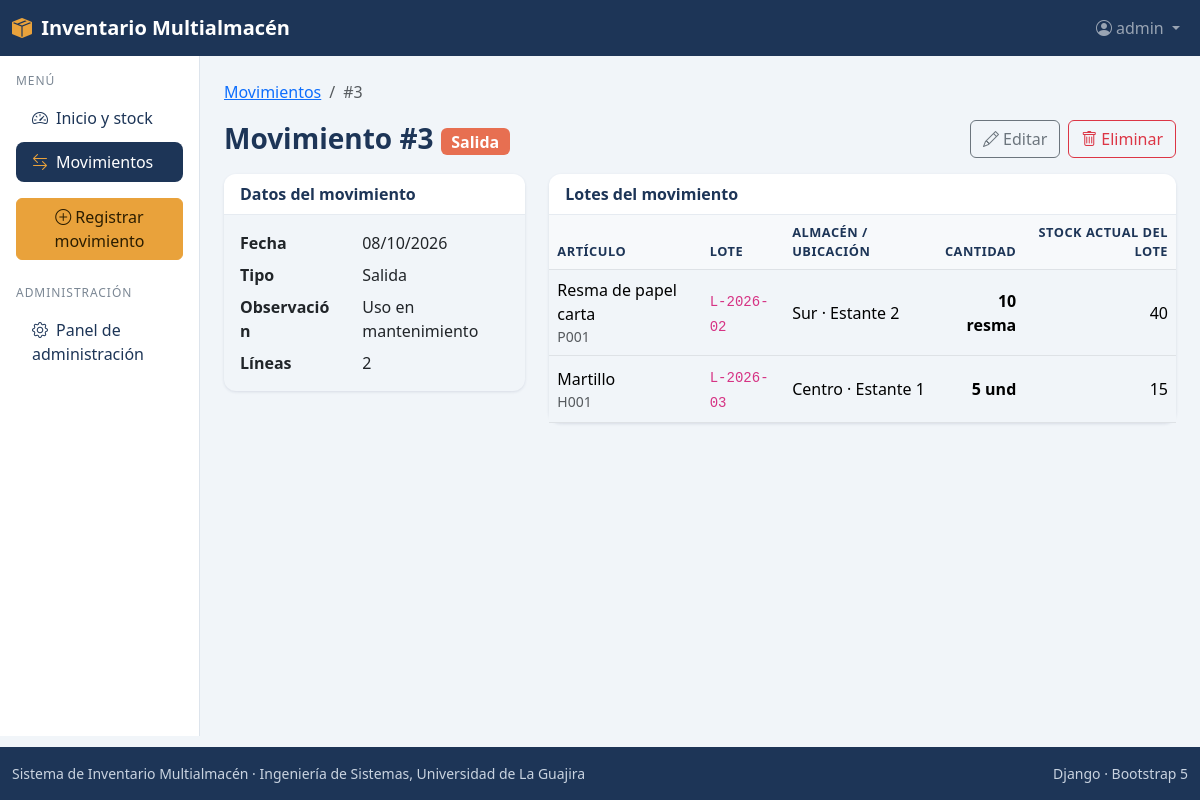
/movimientos/3/ (signed in), run on the app's committed database.
### movimientos/models.py (models this page shows, shortened)
class Movimiento(models.Model):
    ENTRADA = 'entrada'
    SALIDA = 'salida'
    TIPOS = [
        (ENTRADA, 'Entrada'),
        (SALIDA, 'Salida'),
    ]
    pk_mov_id = models.AutoField(primary_key=True)
    mov_fecha = models.DateField()
    mov_tipo = models.CharField(max_length=10, choices=TIPOS)
    mov_observacion = models.CharField(max_length=200, blank=True)
    lotes = models.ManyToManyField(
        'lotes.Lote', through='detalles_movimiento.DetalleMovimiento',
        related_name='movimientos',
    )
    class Meta:
        db_table = 'tbl_movimiento'
        verbose_name = 'movimiento'
        verbose_name_plural = 'movimientos'

### detalles_movimiento/models.py (models this page shows, shortened)
class DetalleMovimiento(models.Model):
    pk_det_id = models.AutoField(primary_key=True)
    fk_mov = models.ForeignKey(
        'movimientos.Movimiento', on_delete=models.CASCADE,
        db_column='fk_mov_id', related_name='detalles',
        verbose_name='movimiento',
    )
    fk_lot = models.ForeignKey(
        'lotes.Lote', on_delete=models.PROTECT,
        db_column='fk_lot_id', related_name='detalles',
        verbose_name='lote',
    )
    det_cantidad = models.DecimalField(
        max_digits=10, decimal_places=2,
        validators=[MinValueValidator(
            Decimal('0.01'), message='La cantidad debe ser mayor que cero.')],
    )
    class Meta:
        db_table = 'tbl_detalle_movimiento'
        verbose_name = 'detalle de movimiento'
        verbose_name_plural = 'detalles de movimiento'
        constraints = [
            models.UniqueConstraint(fields=['fk_mov', 'fk_lot'],
                                    name='uq_detalle_movimiento_lote'),
            models.CheckConstraint(condition=models.Q(det_cantidad__gt=0),
                                   name='ck_detalle_cantidad_positiva'),
        ]

### lotes/models.py (models this page shows, shortened)
class Lote(models.Model):
    pk_lot_id = models.AutoField(primary_key=True)
    fk_art = models.ForeignKey(
        'articulos.Articulo', on_delete=models.CASCADE,
        db_column='fk_art_id', related_name='lotes',
        verbose_name='artículo',
    )
    fk_ubi = models.ForeignKey(
        'ubicaciones.Ubicacion', on_delete=models.PROTECT,
        db_column='fk_ubi_id', related_name='lotes',
        verbose_name='ubicación',
    )
    lot_codigo = models.CharField(max_length=30)
    lot_fecha_vencimiento = models.DateField(null=True, blank=True)
    class Meta:
        db_table = 'tbl_lote'
        constraints = [
            models.UniqueConstraint(fields=['fk_art', 'lot_codigo'],
                                    name='uq_lote_articulo_codigo'),
        ]
    @property
    def stock(self):
        from detalles_movimiento.stock import calcular_stock
        return calcular_stock(fk_lot=self)

### articulos/models.py (models this page shows, shortened)
class Articulo(models.Model):
    pk_art_id = models.AutoField(primary_key=True)
    fk_cat = models.ForeignKey(
        'categorias.Categoria', on_delete=models.PROTECT,
        db_column='fk_cat_id', related_name='articulos',
        verbose_name='categoría',
    )
    art_codigo = models.CharField(max_length=30, unique=True)
    art_nombre = models.CharField(max_length=100)
    art_unidad = models.CharField(max_length=20)
    art_usa_lote = models.BooleanField(
        'se maneja por lotes', default=True,
        help_text='Desmarcar si el artículo solo se cuenta por cantidad.')
    class Meta:
        db_table = 'tbl_articulo'
        verbose_name = 'artículo'
        verbose_name_plural = 'artículos'

### ubicaciones/models.py (models this page shows, shortened)
class Ubicacion(models.Model):
    pk_ubi_id = models.AutoField(primary_key=True)
    fk_alm = models.ForeignKey(
        'almacenes.Almacen', on_delete=models.CASCADE,
        db_column='fk_alm_id', related_name='ubicaciones',
        verbose_name='almacén',
    )
    ubi_estante = models.CharField(max_length=30)
    ubi_descripcion = models.CharField(max_length=100, blank=True)
    class Meta:
        db_table = 'tbl_ubicacion'
        verbose_name = 'ubicación'
        verbose_name_plural = 'ubicaciones'
        constraints = [
            models.UniqueConstraint(fields=['fk_alm', 'ubi_estante'],
                                    name='uq_ubicacion_almacen_estante'),
        ]

### almacenes/models.py (models this page shows, shortened)
class Almacen(models.Model):
    pk_alm_id = models.AutoField(primary_key=True)
    alm_nombre = models.CharField(max_length=100, unique=True)
    alm_direccion = models.CharField(max_length=150)
    class Meta:
        db_table = 'tbl_almacen'
        verbose_name = 'almacén'
        verbose_name_plural = 'almacenes'

### movimientos/views.py (the view)
# urls.py: path('<int:pk>/', views.MovimientoDetailView.as_view(), name='detalle'),
class MovimientoDetailView(AccesoMixin, DetailView):
    model = Movimiento
    permission_required = 'movimientos.view_movimiento'
    template_name = 'movimientos/detalle.html'
    context_object_name = 'movimiento'
    def get_context_data(self, **kwargs):
        ctx = super().get_context_data(**kwargs)
        ctx['detalles'] = (self.object.detalles
                           .select_related('fk_lot__fk_art',
                                           'fk_lot__fk_ubi__fk_alm')
                           .order_by('pk_det_id'))
        return ctx

### detalles_movimiento/stock.py (called while the page is built)
def calcular_stock(**filtros):
    r = DetalleMovimiento.objects.filter(**filtros).aggregate(
        entradas=Sum('det_cantidad', filter=Q(fk_mov__mov_tipo='entrada')),
        salidas=Sum('det_cantidad', filter=Q(fk_mov__mov_tipo='salida')),
    )
    return (r['entradas'] or CERO) - (r['salidas'] or CERO)

### templates/movimientos/detalle.html (shortened to what this page needs)
{% extends 'base.html' %}
{% block contenido %}
<nav aria-label="breadcrumb"><ol class="breadcrumb">
  <li class="breadcrumb-item"><a href="{% url 'movimientos:lista' %}">Movimientos</a></li>
  <li class="breadcrumb-item active">#{{ movimiento.pk_mov_id }}</li>
</ol></nav>
<div class="d-flex flex-wrap justify-content-between align-items-center mb-3 gap-2">
  <h1 class="h3 titulo-pagina mb-0">
    Movimiento #{{ movimiento.pk_mov_id }}
    <span class="badge {% if movimiento.mov_tipo == 'entrada' %}badge-entrada{% else %}badge-salida{% endif %} fs-6 align-middle">{{ movimiento.get_mov_tipo_display }}</span>
  </h1>
  <div class="d-flex gap-2">
    {% if perms.movimientos.change_movimiento %}
    <a href="{% url 'movimientos:editar' movimiento.pk_mov_id %}" class="btn btn-outline-secondary"><i class="bi bi-pencil me-1"></i>Editar</a>
    {% endif %}
    {% if perms.movimientos.delete_movimiento %}
    <a href="{% url 'movimientos:eliminar' movimiento.pk_mov_id %}" class="btn btn-outline-danger"><i class="bi bi-trash me-1"></i>Eliminar</a>
    {% endif %}
  </div>
</div>
<div class="row g-4">
  <div class="col-lg-4">
    <div class="card"><div class="card-header">Datos del movimiento</div>
      <dl class="row mb-0 p-3">
        <dt class="col-5">Fecha</dt><dd class="col-7">{{ movimiento.mov_fecha|date:"d/m/Y" }}</dd>
        <dt class="col-5">Tipo</dt><dd class="col-7">{{ movimiento.get_mov_tipo_display }}</dd>
        <dt class="col-5">Observación</dt><dd class="col-7">{{ movimiento.mov_observacion|default:"—" }}</dd>
        <dt class="col-5">Líneas</dt><dd class="col-7 mb-0">{{ detalles|length }}</dd>
      </dl>
    </div>
  </div>
  <div class="col-lg-8">
    <div class="card"><div class="card-header">Lotes del movimiento</div>
      <div class="table-responsive">
        <table class="table align-middle mb-0">
          <thead><tr><th>Artículo</th><th>Lote</th><th>Almacén / ubicación</th><th class="text-end">Cantidad</th><th class="text-end">Stock actual del lote</th></tr></thead>
          <tbody>
          {% for d in detalles %}
            <tr>
              <td>{{ d.fk_lot.fk_art.art_nombre }}<div class="small text-muted">{{ d.fk_lot.fk_art.art_codigo }}</div></td>
              <td><code>{{ d.fk_lot.lot_codigo }}</code></td>
              <td>{{ d.fk_lot.fk_ubi.fk_alm.alm_nombre }} · {{ d.fk_lot.fk_ubi.ubi_estante }}</td>
              <td class="text-end fw-semibold">{{ d.det_cantidad|floatformat:"-2" }} {{ d.fk_lot.fk_art.art_unidad }}</td>
              <td class="text-end">{{ d.fk_lot.stock|floatformat:"-2" }}</td>
            </tr>
          {% endfor %}
          </tbody>
        </table>
      </div>
    </div>
  </div>
</div>
{% endblock %}

### templates/base.html (shortened to what this page needs)
{% load static %}<!DOCTYPE html>
<html lang="es">
<head>
  <link href="https://cdn.jsdelivr.net/npm/bootstrap@5.3.3/dist/css/bootstrap.min.css" rel="stylesheet">
  <link href="https://cdn.jsdelivr.net/npm/bootstrap-icons@1.11.3/font/bootstrap-icons.min.css" rel="stylesheet">
  <link href="{% static 'css/inventario.css' %}" rel="stylesheet">
</head>
<body class="d-flex flex-column min-vh-100">
  <nav class="navbar navbar-expand navbar-dark navbar-inv sticky-top">
    <div class="container-fluid">
      <a class="navbar-brand fw-semibold" href="{% url 'inicio:inicio' %}">
        <i class="bi bi-box-seam-fill me-1"></i> Inventario Multialmacén
      </a>
      <ul class="navbar-nav ms-auto align-items-center">
        {% if user.is_authenticated %}
        <li class="nav-item dropdown">
          <a class="nav-link dropdown-toggle" href="#" role="button" data-bs-toggle="dropdown">
            <i class="bi bi-person-circle me-1"></i>{{ user.get_username }}
          </a>
        </li>
        {% else %}
        <li class="nav-item"><a class="nav-link" href="{% url 'inicio:ingresar' %}">Ingresar</a></li>
        {% endif %}
      </ul>
    </div>
  </nav>
  <div class="container-fluid flex-grow-1">
    <div class="row">
      {% if user.is_authenticated %}
      <aside id="menu-lateral" class="col-lg-2 collapse d-lg-block aside-inv p-3">
        <p class="aside-titulo mb-2">Menú</p>
        <ul class="nav nav-pills flex-column gap-1">
          <li class="nav-item">
            <a class="nav-link {% if request.resolver_match.app_name == 'inicio' %}active{% endif %}" href="{% url 'inicio:inicio' %}">
              <i class="bi bi-speedometer2 me-2"></i>Inicio y stock</a>
          </li>
          {% if perms.movimientos.view_movimiento %}
          <li class="nav-item">
            <a class="nav-link {% if request.resolver_match.app_name == 'movimientos' %}active{% endif %}" href="{% url 'movimientos:lista' %}">
              <i class="bi bi-arrow-left-right me-2"></i>Movimientos</a>
          </li>
          {% endif %}
        </ul>
        {% if perms.movimientos.add_movimiento %}
        <a href="{% url 'movimientos:crear' %}" class="btn btn-accent w-100 mt-3">
          <i class="bi bi-plus-circle me-1"></i>Registrar movimiento</a>
        {% endif %}
        {% if user.is_staff %}
        <p class="aside-titulo mt-4 mb-2">Administración</p>
        <ul class="nav nav-pills flex-column gap-1">
          <li class="nav-item">
            <a class="nav-link" href="{% url 'admin:index' %}"><i class="bi bi-gear me-2"></i>Panel de administración</a>
          </li>
        </ul>
        {% endif %}
      </aside>
      {% endif %}
      <main class="{% if user.is_authenticated %}col-lg-10{% else %}col-12{% endif %} p-4">
        {% block contenido %}{% endblock %}
      </main>
    </div>
  </div>
  <footer class="footer-inv py-3 mt-auto">
    <div class="container-fluid d-flex flex-column flex-md-row justify-content-between gap-1">
      <span>Sistema de Inventario Multialmacén · Ingeniería de Sistemas, Universidad de La Guajira</span>
      <span>Django · Bootstrap 5</span>
    </div>
  </footer>
</body>
</html>

### static/css/inventario.css (style rules this page uses)
:root { --inv-primary: #1d3557; --inv-primary-dark: #12233b; --inv-secondary: #457b9d; --inv-accent: #e9a23b; --inv-bg: #f1f5f9; --inv-entrada: #2a9d8f; --inv-salida: #e76f51; --bs-primary: var(--inv-primary); --bs-primary-rgb: 29, 53, 87; --bs-link-color: var(--inv-secondary); --bs-link-hover-color: var(--inv-primary); --bs-body-bg: var(--inv-bg); }
body { background: var(--inv-bg); }
.navbar-inv { background: var(--inv-primary); }
.navbar-inv .navbar-brand i { color: var(--inv-accent); }
.btn-accent { --bs-btn-color: #2b1d00; --bs-btn-bg: var(--inv-accent); --bs-btn-border-color: var(--inv-accent); --bs-btn-hover-color: #2b1d00; --bs-btn-hover-bg: #d8912a; --bs-btn-hover-border-color: #d8912a; }
.aside-inv { background: #fff; border-right: 1px solid #dde4ec; min-height: calc(100vh - 56px - 64px); }
.aside-inv .nav-link { color: var(--inv-primary); border-radius: .5rem; font-weight: 500; }
.aside-inv .nav-link.active { background: var(--inv-primary); color: #fff; }
.aside-inv .nav-link.active i { color: var(--inv-accent); }
.aside-titulo { font-size: .75rem; letter-spacing: .08em; text-transform: uppercase; color: #7b8794; }
.card { border: 0; border-radius: .75rem; box-shadow: 0 1px 3px rgba(29, 53, 87, .12); }
.card-header { background: #fff; border-bottom: 1px solid #e6ebf1; font-weight: 600; color: var(--inv-primary); border-radius: .75rem .75rem 0 0 !important; }
.table thead th { background: #f7f9fb; color: var(--inv-primary); font-size: .8rem; text-transform: uppercase; letter-spacing: .04em; }
.titulo-pagina { color: var(--inv-primary); font-weight: 700; }
.badge-salida { background: var(--inv-salida); }
.footer-inv { background: var(--inv-primary); color: #c9d3e0; font-size: .875rem; }

### data on the page
Movimiento: pk_mov_id "3", mov_tipo "Salida", mov_fecha "08/10/2026", mov_observacion "Uso en mantenimiento"
DetalleMovimiento: fk_lot.fk_art.art_nombre "Resma de papel carta", fk_lot.fk_art.art_codigo "P001", fk_lot.lot_codigo "L-2026-02", fk_lot.fk_ubi.fk_alm.alm_nombre "Sur", fk_lot.fk_ubi.ubi_estante "Estante 2", det_cantidad "10", fk_lot.fk_art.art_unidad "resma", fk_lot.stock "40"
DetalleMovimiento: fk_lot.fk_art.art_nombre "Martillo", fk_lot.fk_art.art_codigo "H001", fk_lot.lot_codigo "L-2026-03", fk_lot.fk_ubi.fk_alm.alm_nombre "Centro", fk_lot.fk_ubi.ubi_estante "Estante 1", det_cantidad "5", fk_lot.fk_art.art_unidad "und", fk_lot.stock "15"

### other printed values
{{ user.get_username }} "admin"
{{ detalles|length }} "2"
